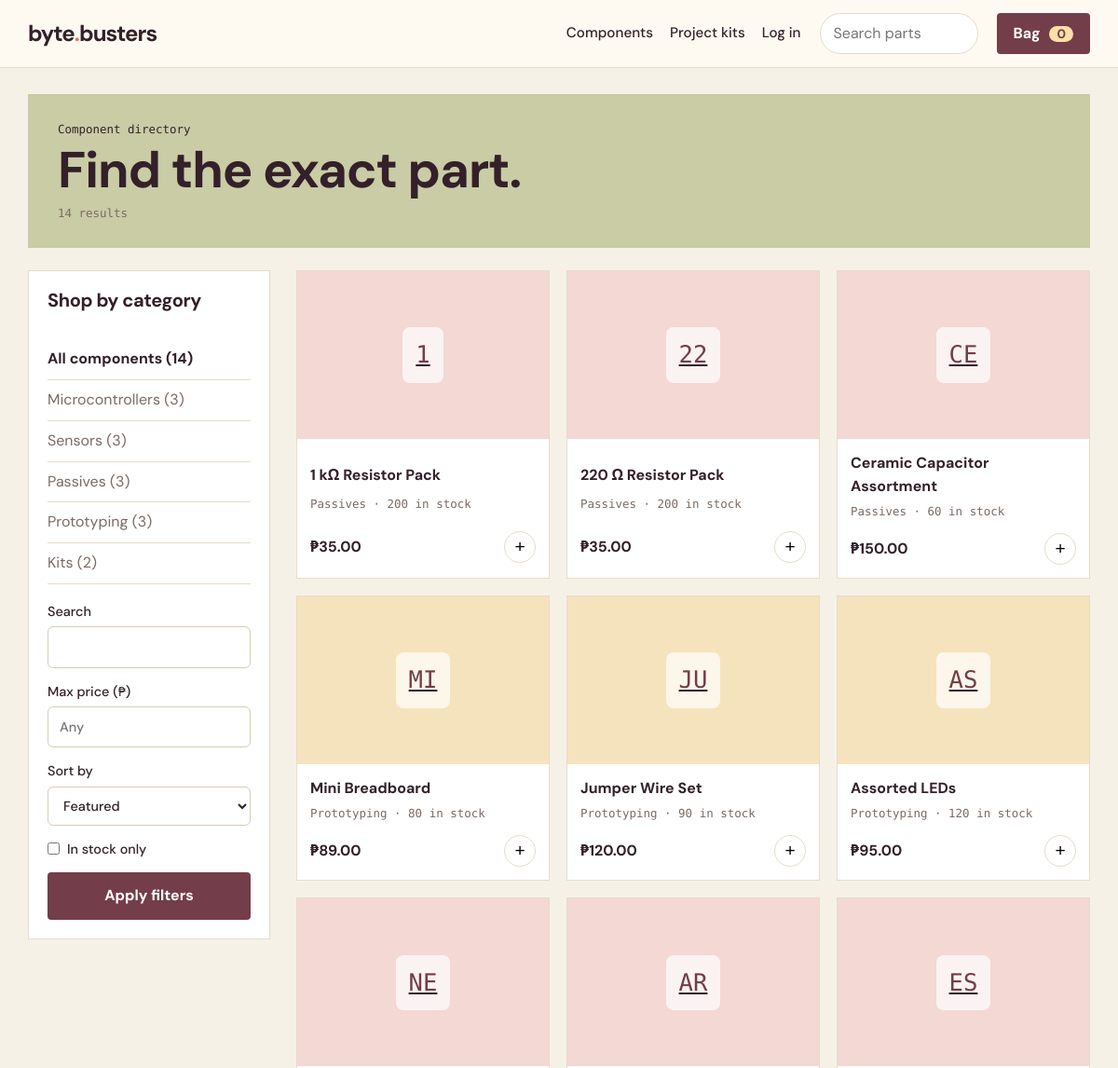
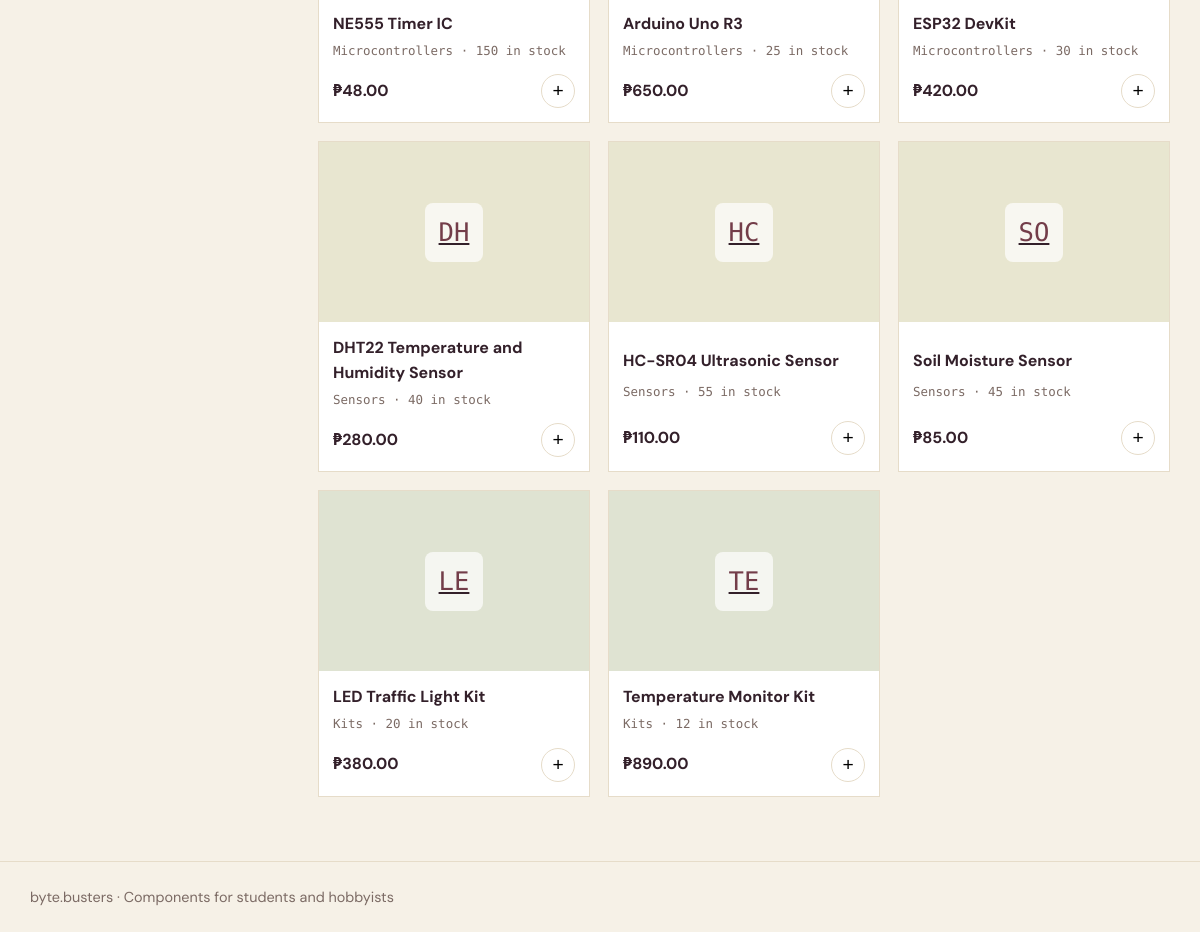
/products.php, run on the app's committed database (2 pictures, top to bottom).
### tables this page shows
CREATE TABLE products (
  id INT AUTO_INCREMENT PRIMARY KEY,
  name VARCHAR(120) NOT NULL,
  category VARCHAR(40) NOT NULL,
  description TEXT,
  price DECIMAL(10,2) NOT NULL,
  stock INT NOT NULL DEFAULT 0,
  image VARCHAR(80) DEFAULT NULL,
  created_at TIMESTAMP DEFAULT CURRENT_TIMESTAMP,
  INDEX (category)
);

### config.php (the view, shortened to what this page needs)
<?php
$BASE = in_array(basename(dirname($_SERVER['SCRIPT_NAME'])), ['admin', 'api']) ? '../' : '';
function e($s) { return htmlspecialchars((string)$s, ENT_QUOTES, 'UTF-8'); }
function peso($n) { return '₱' . number_format((float)$n, 2); }
function user() { return $_SESSION['user'] ?? null; }
function cart_count($pdo) {
    if (!user()) return 0;
    $s = $pdo->prepare('SELECT COALESCE(SUM(qty),0) FROM cart_items WHERE user_id = ?');
    $s->execute([user()['id']]);
    return (int)$s->fetchColumn();
}
function product_img($p, $cls = '') {
    global $BASE;
    $inner = $p['image']
        ? '<img src="' . $BASE . 'uploads/' . e($p['image']) . '" alt="' . e($p['name']) . '">'
        : '<span class="ph">' . e(mb_strtoupper(mb_substr($p['name'], 0, 2))) . '</span>';
    return '<div class="thumb t-' . (crc32($p['category']) % 4) . ' ' . $cls . '">' . $inner . '</div>';
}
function product_card($p) {
    $out = $p['stock'] < 1;
    return '<article class="card">
      <a href="product.php?id=' . (int)$p['id'] . '">' . product_img($p) . '</a>
      <div class="card-body">
        <a class="card-name" href="product.php?id=' . (int)$p['id'] . '">' . e($p['name']) . '</a>
        <p class="mono muted">' . e($p['category']) . ' · ' . ($out ? 'sold out' : (int)$p['stock'] . ' in stock') . '</p>
        <div class="card-foot"><strong>' . peso($p['price']) . '</strong>
        <button class="round" data-add="' . (int)$p['id'] . '" aria-label="Add ' . e($p['name']) . ' to bag"' . ($out ? ' disabled' : '') . '>+</button></div>
      </div></article>';
}

### includes/header.php (shortened to what this page needs)
<?php require_once __DIR__ . '/../config.php'; $u = user(); ?>
<!doctype html>
<html lang="en">
<head>
<link rel="stylesheet" href="<?= $BASE ?>assets/style.css">
</head>
<body>
<header class="site-header">
  <div class="wrap bar">
    <a class="logo" href="<?= $BASE ?>index.php">byte<span>.</span>busters</a>
    <nav class="nav" aria-label="Main">
      <a href="<?= $BASE ?>products.php">Components</a>
      <a href="<?= $BASE ?>products.php?cat=Kits">Project kits</a>
      <?php if ($u): ?>
        <form method="post" action="<?= $BASE ?>logout.php" class="inline"><input type="hidden" name="csrf" value="<?= e(csrf_token()) ?>"><button class="linkbtn">Log out</button></form>
      <?php else: ?>
        <a href="<?= $BASE ?>login.php">Log in</a>
      <?php endif; ?>
    </nav>
    <form class="search" action="<?= $BASE ?>products.php" role="search">
      <input type="search" name="q" placeholder="Search parts" aria-label="Search parts" value="<?= e($_GET['q'] ?? '') ?>">
    </form>
    <a class="bag" href="<?= $BASE ?>cart.php">Bag <span id="bagCount"><?= cart_count($pdo) ?></span></a>
  </div>
</header>
<main class="wrap main">

### products.php (shortened to what this page needs)
<?php
require 'includes/header.php';
$cat = $_GET['cat'] ?? '';
$q = trim($_GET['q'] ?? '');
$max = (int)($_GET['max'] ?? 0);
$sort = $_GET['sort'] ?? 'featured';
$inStock = isset($_GET['stock']);
$where = ['1']; $args = [];
if (in_array($cat, CATEGORIES, true)) { $where[] = 'category = ?'; $args[] = $cat; } else { $cat = ''; }
$order = ['price_asc' => 'price ASC', 'price_desc' => 'price DESC', 'newest' => 'id DESC'][$sort] ?? 'id ASC';
$s = $pdo->prepare('SELECT * FROM products WHERE ' . implode(' AND ', $where) . " ORDER BY $order");
$s->execute($args);
$items = $s->fetchAll();
$counts = $pdo->query('SELECT category, COUNT(*) n FROM products GROUP BY category')->fetchAll(PDO::FETCH_KEY_PAIR);
?>
<section class="banner sage">
  <p class="mono">Component directory</p>
  <h1>Find the exact part.</h1>
  <p class="mono muted"><?= count($items) ?> result<?= count($items) === 1 ? '' : 's' ?></p>
</section>
<div class="catalog">
  <aside class="side">
    <h2>Shop by category</h2>
    <ul class="catlist">
      <li><a href="products.php" class="<?= $cat === '' ? 'on' : '' ?>">All components (<?= array_sum($counts) ?>)</a></li>
      <?php foreach (CATEGORIES as $c): ?>
        <li><a href="products.php?cat=<?= urlencode($c) ?>" class="<?= $cat === $c ? 'on' : '' ?>"><?= e($c) ?> (<?= (int)($counts[$c] ?? 0) ?>)</a></li>
      <?php endforeach; ?>
    </ul>
    <form method="get" class="filters">
      <label>Search <input type="search" name="q" value="<?= e($q) ?>"></label>
      <label>Max price (₱) <input type="number" name="max" min="0" step="10" value="<?= $max ?: '' ?>" placeholder="Any"></label>
      <label>Sort by
        <select name="sort">
          <option value="featured">Featured</option>
        </select>
      </label>
      <label class="check"><input type="checkbox" name="stock" <?= $inStock ? 'checked' : '' ?>> In stock only</label>
      <button class="btn dark">Apply filters</button>
    </form>
  </aside>
  <section>
    <?php if (!$items): ?>
      <div class="empty"><p>No parts match those filters.</p><a class="btn dark" href="products.php">Clear filters</a></div>
    <?php else: ?>
      <div class="grid three"><?php foreach ($items as $p) echo product_card($p); ?></div>
    <?php endif; ?>
  </section>
</div>
<?php require 'includes/footer.php'; ?>

### includes/footer.php (shortened to what this page needs)
</main>
<footer class="site-footer"><div class="wrap">byte.busters · Components for students and hobbyists</div></footer>
</body>
</html>

### assets/style.css (style rules this page uses)
:root { --sage:#c9cca4;--butter:#fedfa6;--peach:#f0c892;--coral:#e8705f;--maroon:#733d49;--ink:#33202a;--cream:#fffaf1;--paper:#f6f1e7;--line:#e6dcc9;--muted:#7b6a64;--ok:#4f7a4a;--bad:#b3392b }
* { box-sizing:border-box;margin:0 }
html { scroll-padding-top:80px }
body { font:16px/1.55 'DM Sans',system-ui,sans-serif;color:var(--ink);background:var(--paper) }
a { color:inherit }
h1,h2 { line-height:1.15;letter-spacing:-.02em }
h1 { font-size:clamp(2rem,5vw,3.4rem) }
h2 { font-size:1.25rem;margin-bottom:12px }
.mono { font-family:'DM Mono',monospace;font-size:.78rem;text-decoration:none }
.muted { color:var(--muted) }
.wrap { max-width:1180px;margin:0 auto;padding:0 20px }
.main { padding-top:28px;padding-bottom:64px }
.site-header { background:var(--cream);border-bottom:1px solid var(--line);position:sticky;top:0;z-index:20 }
.bar { display:flex;align-items:center;gap:20px;min-height:72px;flex-wrap:wrap;padding-top:8px;padding-bottom:8px }
.logo { font-size:1.5rem;font-weight:700;letter-spacing:-.04em;text-decoration:none }
.logo span { color:var(--coral) }
.nav { display:flex;gap:18px;align-items:center;margin-left:auto;flex-wrap:wrap }
.nav a,.linkbtn { font-weight:500;text-decoration:none;font-size:.95rem }
.search input { padding:9px 14px;border:1px solid var(--line);border-radius:999px;background:#fff;font:inherit;width:170px }
.bag { background:var(--maroon);color:#fff;text-decoration:none;padding:10px 18px;font-weight:700;border-radius:4px }
.bag span { background:var(--butter);color:var(--maroon);border-radius:999px;padding:0 8px;margin-left:6px;font-size:.85rem }
.btn { display:inline-block;border:0;cursor:pointer;font:inherit;font-weight:700;padding:13px 24px;text-decoration:none;border-radius:4px;color:#fff;text-align:center }
.btn.dark { background:var(--maroon) }
label { display:grid;gap:5px;font-weight:500;font-size:.9rem }
input,select,textarea { font:inherit;padding:10px 12px;border:1px solid #d8ccb6;border-radius:6px;background:#fff;color:var(--ink);width:100% }
label.check { display:flex;align-items:center;gap:8px }
label.check input { width:auto }
.banner { padding:28px 32px;margin-bottom:24px;display:grid;gap:4px }
.banner.sage { background:var(--sage) }
.grid { display:grid;grid-template-columns:repeat(auto-fill,minmax(220px,1fr));gap:18px }
.grid.three { grid-template-columns:repeat(auto-fill,minmax(210px,1fr)) }
.card { background:#fff;border:1px solid var(--line);display:grid }
.card-body { padding:14px;display:grid;gap:4px }
.card-name { font-weight:700;text-decoration:none }
.card-foot { display:flex;justify-content:space-between;align-items:center;margin-top:10px }
.round { width:34px;height:34px;border-radius:50%;border:1px solid var(--line);background:#fff;font-size:1.2rem;cursor:pointer }
.thumb { aspect-ratio:3/2;display:grid;place-items:center;overflow:hidden }
.thumb .ph { font-family:'DM Mono',monospace;font-size:1.6rem;color:var(--maroon);background:rgba(255,255,255,.7);padding:10px 14px;border-radius:8px }
.t-0 { background:#e8e6d0 }
.t-1 { background:#f3d8d4 }
.t-2 { background:#f5e3bd }
.t-3 { background:#dfe3d2 }
.catalog { display:grid;grid-template-columns:260px 1fr;gap:28px;align-items:start }
.side { background:#fff;border:1px solid var(--line);padding:20px;display:grid;gap:18px }
.catlist { list-style:none;padding:0;display:grid }
.catlist a { display:block;padding:9px 0;border-bottom:1px solid var(--line);text-decoration:none;color:var(--muted) }
.catlist a.on { color:var(--ink);font-weight:700 }
.filters { display:grid;gap:14px }
.site-footer { border-top:1px solid var(--line);padding:24px 0;color:var(--muted);font-size:.9rem }

### data on the page
products: name "1", name "1 kΩ Resistor Pack", category "Passives", stock "200", price "₱35.00"
products: name "22", name "220 Ω Resistor Pack", category "Passives", stock "200", price "₱35.00"
products: name "CE", name "Ceramic Capacitor Assortment", category "Passives", stock "60", price "₱150.00"
products: name "MI", name "Mini Breadboard", category "Prototyping", stock "80", price "₱89.00"
products: name "JU", name "Jumper Wire Set", category "Prototyping", stock "90", price "₱120.00"
products: name "AS", name "Assorted LEDs", category "Prototyping", stock "120", price "₱95.00"
products: name "NE", name "NE555 Timer IC", category "Microcontrollers", stock "150", price "₱48.00"
products: name "AR", name "Arduino Uno R3", category "Microcontrollers", stock "25", price "₱650.00"
products: name "ES", name "ESP32 DevKit", category "Microcontrollers", stock "30", price "₱420.00"
products: name "DH", name "DHT22 Temperature and Humidity Sensor", category "Sensors", stock "40", price "₱280.00"
products: name "HC", name "HC-SR04 Ultrasonic Sensor", category "Sensors", stock "55", price "₱110.00"
products: name "SO", name "Soil Moisture Sensor", category "Sensors", stock "45", price "₱85.00"
products: name "LE", name "LED Traffic Light Kit", category "Kits", stock "20", price "₱380.00"
products: name "TE", name "Temperature Monitor Kit", category "Kits", stock "12", price "₱890.00"

### other printed values
cart_count($pdo) "0"
count($items) "14"
array_sum($counts) "14"
$c "Microcontrollers"
$counts[$c] "3"
$c "Sensors"
$c "Passives"
$c "Prototyping"
$c "Kits"
$counts[$c] "2"
